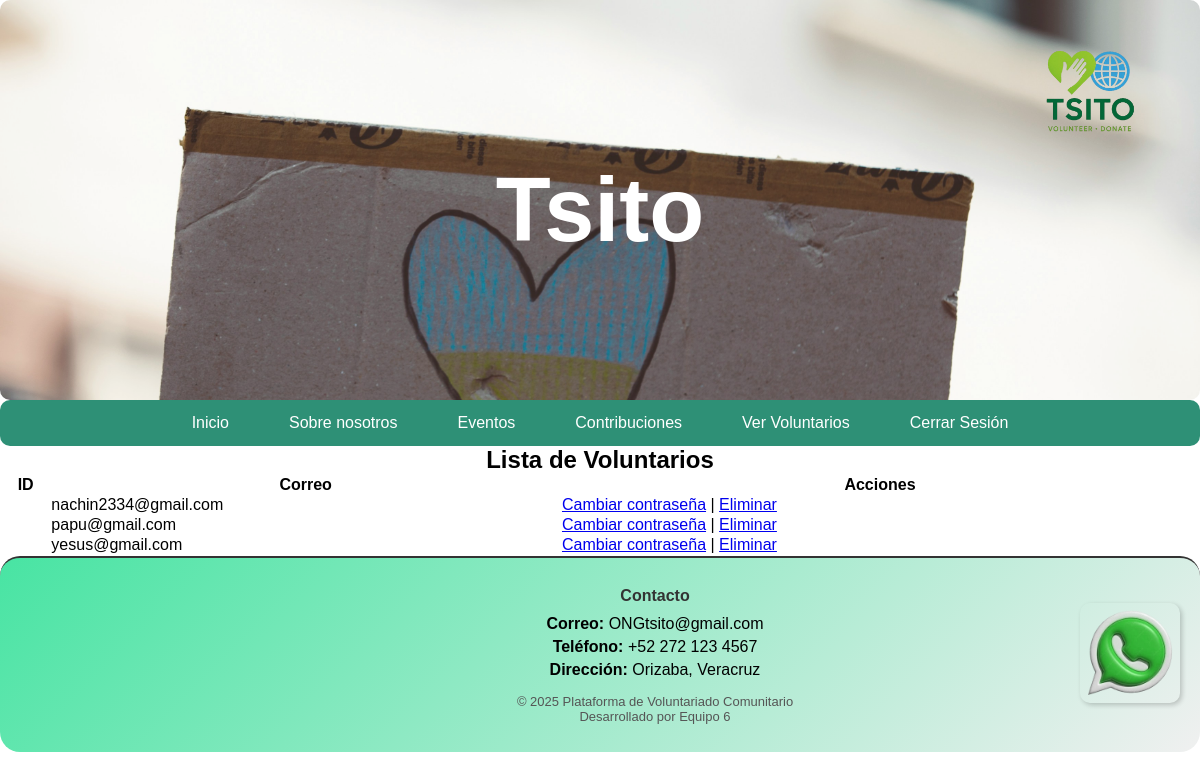
Page /usuario.php (signed in) on the committed database.
### tables this page shows
CREATE TABLE `voluntarios` (
  `id` int(11) NOT NULL,
  `NOMBRE` varchar(50) NOT NULL,
  `APELLIDOPATERNO` varchar(50) NOT NULL,
  `APELLIDOMATERNO` varchar(50) NOT NULL,
  `CORREO` varchar(100) NOT NULL,
  `SEXO` enum('Masculino','Femenino','Otro') NOT NULL,
  `TELEFONO` varchar(20) DEFAULT NULL,
  `CONTRASEÑA` varchar(100) NOT NULL
);

### Controller/UsuarioController.php (called while the page is built, shortened)
<?php
require_once("Model/Usuario.php");
class UsuarioController {
    public function index() {
        $usuarios = Usuario::obtenerTodosVoluntarios();
        include("view/usuarios/lista.php");
    }
}

### Model/Usuario.php (called while the page is built, shortened)
<?php
include_once("Model/AccesoDatos.php");
class Usuario {
    public static function obtenerTodosVoluntarios() {
        $db = new AccesoDatos();
        $db->conectar();
        $res = $db->ejecutarConsulta("SELECT * FROM voluntarios ORDER BY ID");
        return $res;
    }
}

### Model/AccesoDatos.php (called while the page is built, shortened)
<?php
class AccesoDatos {
    private $oConexion = null;
    public function conectar() {
        $bRet = false;
        try {
            $this->oConexion = new PDO(
                "mysql:host=localhost;dbname=tsito1", "root", "",
                array(PDO::MYSQL_ATTR_INIT_COMMAND => "SET NAMES 'UTF8'")
            );
            $this->oConexion->setAttribute(PDO::ATTR_ERRMODE, PDO::ERRMODE_EXCEPTION);
            $bRet = true;
        } catch (PDOException $e) {
            die("<strong>Error al conectar con la base de datos:</strong><br>" . $e->getMessage());
        }
        return $bRet;
    }
    public function desconectar() {
        if ($this->oConexion != null) {
            $this->oConexion = null;
        }
        return true;
    }
    public function ejecutarConsulta($psConsulta) {
        $arrRS = [];
        $rst = null;
        try {
            $rst = $this->oConexion->query($psConsulta);
        } catch (Exception $e) {
            throw $e;
        }
        if ($rst) {
            $arrRS = $rst->fetchAll(PDO::FETCH_ASSOC);
        }
        return $arrRS;
    }
}
?>

### View/usuarios/lista.php (the view, shortened to what this page needs)
<?php include("menu.php"); ?>
<h2 style="text-align:center;">Lista de Voluntarios</h2>
<table>
    <tr>
        <th>ID</th><th>Correo</th><th>Acciones</th>
    </tr>
    <?php foreach ($usuarios as $u): ?>
    <tr>
        <td><?= $u["ID"] ?></td>
        <td><?= htmlspecialchars($u["CORREO"]) ?></td>
        <td>
            <a href="usuarios.php?accion=editar&id=<?= $u["ID"] ?>">Cambiar contraseña</a> |
            <a href="usuarios.php?accion=eliminar&id=<?= $u["ID"] ?>" onclick="return confirm('¿Eliminar?')">Eliminar</a>
        </td>
    </tr>
    <?php endforeach; ?>
</table>

### CSS/style.css (style rules this page uses)
* { margin: 0; padding: 0; box-sizing: border-box; }
body { font-family: Arial, sans-serif; min-height: 100vh; display: flex; flex-direction: column; }
.header-con-slider { position: relative; height: 400px; width: 100%; overflow: hidden; border-radius: 10px; }
.slider { position: relative; width: 100%; height: 100%; overflow: hidden; opacity: 0.9; }
.slide { width: 100%; height: 100%; object-fit: cover; position: absolute; top: 0; left: 0; opacity: 0; transition: opacity 1s ease-in-out; }
.slide.active { opacity: 1; z-index: 1; }
.header-content { position: absolute !important; top: 10px; left: 0; z-index: 999; width: 100%; height: 100%; display: flex; flex-direction: row; justify-content: center; align-items: center; color: white; background: rgba(0, 0, 0, 0); }
.logo { height: 80px; margin-right: 15px; position: absolute; top: 20px; right: 30px; width: 130px; height: auto; z-index: 20; }
.titulo { font-size: 90px; font-weight: bold; }
.custom-footer { position: relative; background:linear-gradient(135deg,rgb(72, 228, 163), #f0f0f0); padding: 20px; border-top: 2px solid #333; border-radius: 20px; display: flex; justify-content: space-between; align-items: center; flex-wrap: wrap; gap: 20px; }
.footer-chat img { width: 100px; border-radius: 10px; box-shadow: 2px 2px 5px rgba(0, 0, 0, 0.2); }
.footer-contact { flex: 1; text-align: center; min-width: 150px; margin-left: -90px; }
.footer-contact h4 { margin-bottom: 10px; color: #333; }
.footer-contact ul { list-style: none; padding: 0; text-align: center; margin: 0 auto; max-width: 300px; }
.footer-contact li { margin-bottom: 5px; }
.copy { margin-top: 15px; font-size: 13px; color: #555; }

### rows in the picture
voluntarios: CORREO "nachin2334@gmail.com"
voluntarios: CORREO "papu@gmail.com"
voluntarios: CORREO "yesus@gmail.com"
